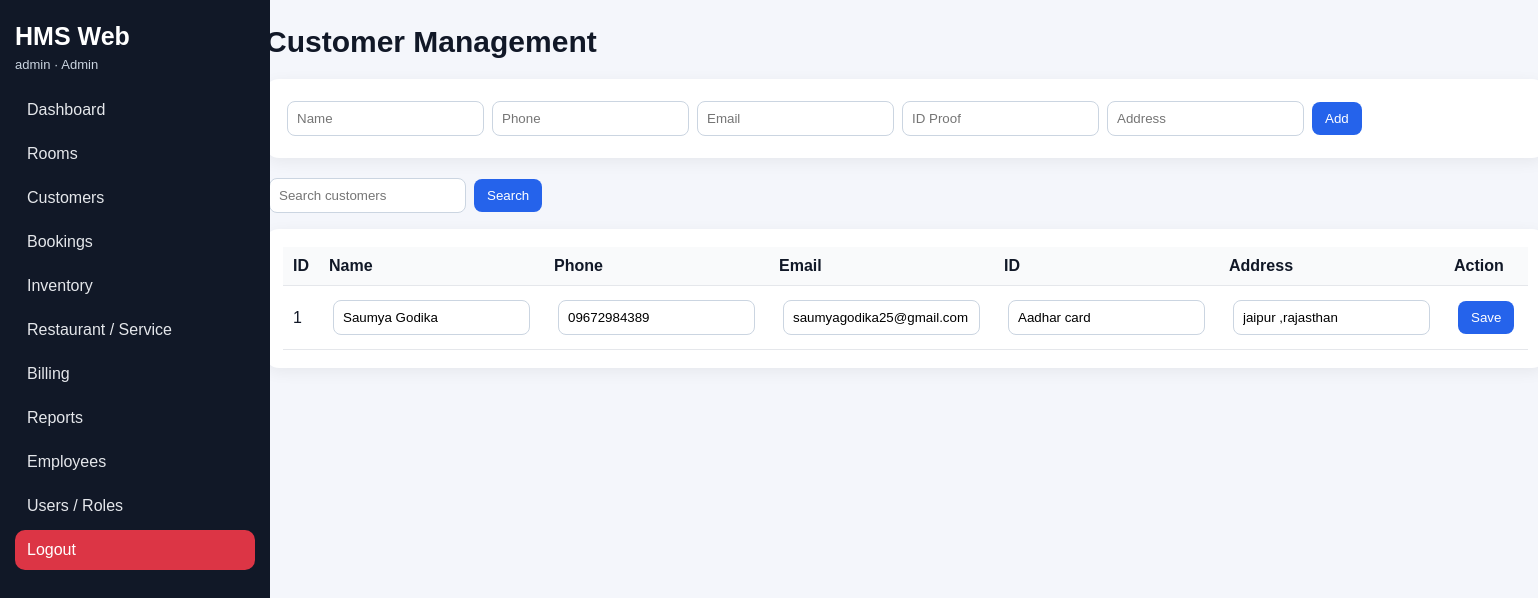
The page /customers (signed in) on the database its author committed.
### tables this page shows
CREATE TABLE customers(
        id INTEGER PRIMARY KEY AUTOINCREMENT,
        name TEXT,
        phone TEXT,
        email TEXT,
        id_proof TEXT,
        address TEXT);

### app.py (the view)
@app.route("/customers")
def customers():
    q = request.args.get("q", "")
    if q:
        customers = run("SELECT * FROM customers WHERE name LIKE ? OR phone LIKE ? OR email LIKE ? ORDER BY id DESC",
                        (f"%{q}%", f"%{q}%", f"%{q}%"))
    else:
        customers = run("SELECT * FROM customers ORDER BY id DESC")
    return render_template("customers.html", customers=customers, q=q)

### app.py (called while the page is built)
def db():
    con = sqlite3.connect(DB_PATH)
    con.row_factory = sqlite3.Row
    return con

def run(sql, args=(), one=False, commit=False):
    con = db()
    cur = con.execute(sql, args)
    if commit:
        con.commit()
        last = cur.lastrowid
        con.close()
        return last
    rows = cur.fetchall()
    con.close()
    return (rows[0] if rows else None) if one else rows

def login_required():
    return "user_id" in session

@app.context_processor
def inject():
    return dict(current_user=session)

@app.before_request
def protect():
    allowed = ["login", "static"]
    if request.endpoint and request.endpoint not in allowed and not login_required():
        return redirect(url_for("login"))

### templates/customers.html
{% extends "base.html" %}{% block content %}<h1>Customer Management</h1>
<div class="panel"><form class="row" method="post" action="{{url_for('add_customer')}}"><input name="name" placeholder="Name" required><input name="phone" placeholder="Phone" required><input name="email" placeholder="Email"><input name="id_proof" placeholder="ID Proof"><input name="address" placeholder="Address"><button>Add</button></form></div>
<form class="search"><input name="q" value="{{q}}" placeholder="Search customers"><button>Search</button></form>
<div class="panel"><table><tr><th>ID</th><th>Name</th><th>Phone</th><th>Email</th><th>ID</th><th>Address</th><th>Action</th></tr>{% for c in customers %}<tr><form method="post" action="{{url_for('update_customer', id=c.id)}}"><td>{{c.id}}</td><td><input name="name" value="{{c.name}}"></td><td><input name="phone" value="{{c.phone}}"></td><td><input name="email" value="{{c.email or ''}}"></td><td><input name="id_proof" value="{{c.id_proof or ''}}"></td><td><input name="address" value="{{c.address or ''}}"></td><td><button>Save</button></td></form></tr>{% endfor %}</table></div>{% endblock %}

### static/css/style.css (style rules this page uses)
body { margin:0;background:#f4f6fb;font-family:Arial,sans-serif;color:#111827 }
h1 { font-size:30px;margin:0 0 20px }
.panel,.card { background:white;padding:18px;border-radius:14px;box-shadow:0 4px 16px rgba(0,0,0,.06);margin-bottom:16px }
input,select { padding:9px;border:1px solid #cbd5e1;border-radius:8px;margin:4px;min-width:120px }
button,.button { background:#2563eb;color:white;border:0;border-radius:8px;padding:9px 13px;text-decoration:none;display:inline-block;margin:4px;cursor:pointer }
table { width:100%;border-collapse:collapse;background:white }
th,td { padding:10px;border-bottom:1px solid #e5e7eb;text-align:left }
th { background:#f9fafb }
.row { display:flex;flex-wrap:wrap;align-items:center }
.search { margin:12px 0 }

### rows shown on the page
customers: id "1", name "Saumya Godika", phone "09672984389", email "saumyagodika25@gmail.com", id_proof "Aadhar card", address "jaipur ,rajasthan"

### other values the page prints
{{ current_user.username }} "admin"
{{ current_user.role }} "Admin"
